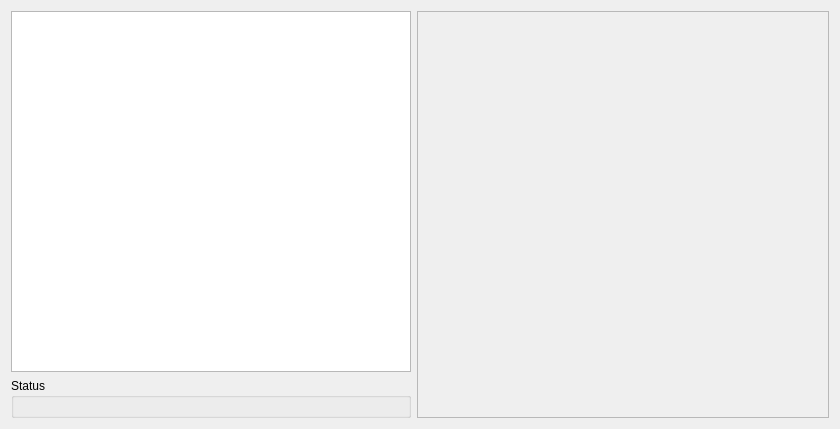
<?xml version="1.0" encoding="UTF-8"?>
<ui version="4.0">
 <class>DeviceFrame</class>
 <widget class="QFrame" name="DeviceFrame">
  <property name="geometry">
   <rect>
    <x>0</x>
    <y>0</y>
    <width>840</width>
    <height>429</height>
   </rect>
  </property>
  <property name="windowTitle">
   <string>DeviceFrame</string>
  </property>
  <layout class="QGridLayout" name="gridLayout">
   <item row="0" column="0">
    <widget class="QTableWidget" name="tableDevice">
     <property name="maximumSize">
      <size>
       <width>400</width>
       <height>16777215</height>
      </size>
     </property>
     <property name="editTriggers">
      <set>QAbstractItemView::NoEditTriggers</set>
     </property>
     <property name="selectionMode">
      <enum>QAbstractItemView::SingleSelection</enum>
     </property>
     <property name="selectionBehavior">
      <enum>QAbstractItemView::SelectRows</enum>
     </property>
     <property name="gridStyle">
      <enum>Qt::DashLine</enum>
     </property>
     <property name="wordWrap">
      <bool>false</bool>
     </property>
     <property name="cornerButtonEnabled">
      <bool>false</bool>
     </property>
     <property name="columnCount">
      <number>0</number>
     </property>
     <attribute name="horizontalHeaderHighlightSections">
      <bool>false</bool>
     </attribute>
     <attribute name="verticalHeaderVisible">
      <bool>false</bool>
     </attribute>
    </widget>
   </item>
   <item row="0" column="1" rowspan="2">
    <widget class="QFrame" name="frame">
     <property name="frameShape">
      <enum>QFrame::StyledPanel</enum>
     </property>
     <property name="frameShadow">
      <enum>QFrame::Raised</enum>
     </property>
    </widget>
   </item>
   <item row="1" column="0">
    <widget class="QGroupBox" name="groupBox">
     <property name="minimumSize">
      <size>
       <width>0</width>
       <height>40</height>
      </size>
     </property>
     <property name="title">
      <string>Status</string>
     </property>
    </widget>
   </item>
  </layout>
 </widget>
 <layoutdefault spacing="6" margin="11"/>
 <resources/>
 <connections/>
</ui>
